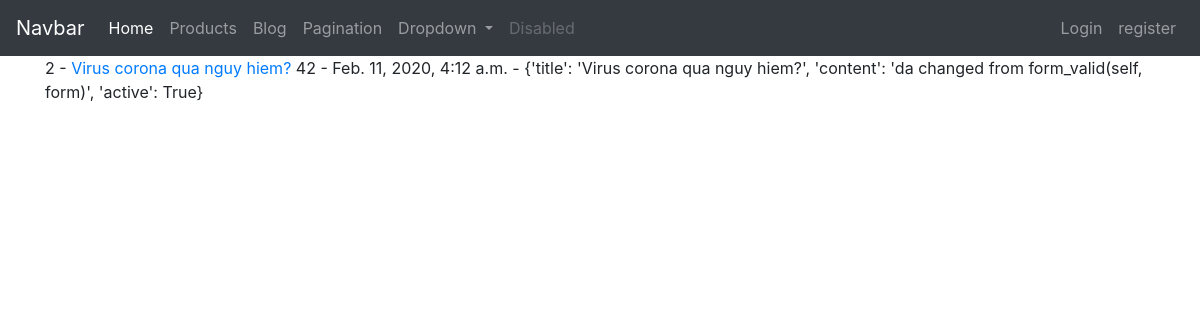
/blog/, run on an earlier commit of the app's database.
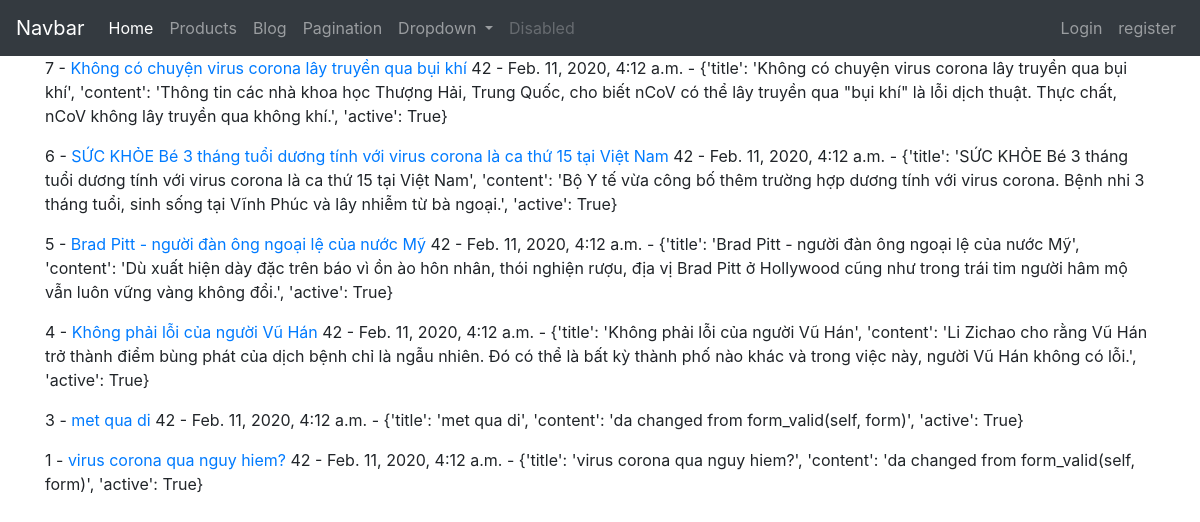
And on a later commit of the database.
### blog/models.py (models this page shows, shortened)
class Article(models.Model):
    title = models.CharField(max_length=120)
    content = models.TextField()
    active = models.BooleanField(default=True)
    slug = models.SlugField(null=False, unique=True)
    def get_absolute_url(self):
        return reverse("articles:article-detail", kwargs={"slug": self.slug})
    def all_attrs(self):
        return {
            'title': self.title,
            'content': self.content,
            'active': self.active
        }

### blog/views.py (the view)
# urls.py: path('', ArticleListView.as_view(), name='article-list'),
class ArticleListView(ListView):
    template_name = 'articles/article_list.html'
    context_object_name = 'article_list'
    def get_queryset(self):
        return Article.objects.all()[::-1]
    def get_context_data(self, **kwargs):
        context = super().get_context_data(**kwargs)
        context['today'] = timezone.now()
        context['number'] = random.randrange(1, 100)
        return context

### blog/templates/articles/article_list.html (shortened to what this page needs)
{% extends 'base.html' %}
{% block content %}
  <div class="container">
    {% for article in article_list %}
         <p>{{ article.id }} - <a href='{{ article.get_absolute_url }}'>{{ article.title }}</a> {{ number }} - {{ today }} - {{ article.all_attrs}} </p>
    {% endfor %}
  </div>
{% endblock %}

### templates/base.html (shortened to what this page needs)
<!doctype html>
<html>
<head>
</head>
<body>
    {% include 'navbar.html' %}
    {% block content %}{% endblock %}
    </body>
</html>

### templates/navbar.html (shortened to what this page needs)
{% load bootstrap4 %}
{% bootstrap_css %}
<nav class="navbar navbar-expand-lg navbar-dark bg-dark">
  <a class="navbar-brand" href="#">Navbar</a>
  <div class="collapse navbar-collapse" id="navbarSupportedContent">
    <ul class="navbar-nav mr-auto">
      <li class="nav-item active">
        <a class="nav-link" href="/">Home <span class="sr-only">(current)</span></a>
      </li>
      <li class="nav-item">
        <a class="nav-link" href="{% url 'products:product-list' %}">Products</a>
      </li>
      <li class="nav-item">
        <a class="nav-link" href="{% url 'articles:article-list' %}">Blog</a>
      </li>
      <li class="nav-item">
        <a class="nav-link" href="{% url 'articles:pagination-list' %}">Pagination</a>
      </li>
      <li class="nav-item dropdown">
        <a class="nav-link dropdown-toggle" href="#" id="navbarDropdown" role="button" data-toggle="dropdown"
          aria-haspopup="true" aria-expanded="false">
          Dropdown
        </a>
      </li>
      <li class="nav-item">
        <a class="nav-link disabled" href="#">Disabled</a>
      </li>
    </ul>
    <div class="navbar-nav ml-auto">
      {% if request.user.is_authenticated %}
      <p class="nav-item nav-link">{{request.user.username}}</p>
      <a class="nav-item nav-link" href="{% url 'accounts:logout' %}">Logout</a>
      {% else %}
      <a class="nav-item nav-link" href="{% url 'accounts:login' %}">Login</a>
      <a class="nav-item nav-link" href="{% url 'accounts:register' %}">register</a>
      {% endif %}
    </div>
  </div>
</nav>

What changed in the data, as far as the page shows it:
removed Article: id "2", title "Virus corona qua nguy hiem?", number "42", today "Feb. 11, 2020, 4:12 a.m.", all_attrs "{'title': 'Virus corona qua nguy hiem?', 'content': 'da changed from form_valid(self, form)', 'active': True}"
added Article: id "7", title "Không có chuyện virus corona lây truyền qua bụi khí", number "42", today "Feb. 11, 2020, 4:12 a.m.", all_attrs "{'title': 'Không có chuyện virus corona lây truyền qua bụi khí', 'content': 'Thông tin các nhà khoa học Thượng Hải, Trung Quốc, cho biết nCoV có thể lây truyền qua \"bụi khí\" là lỗi dịch thuật. Thực chất, nCoV không lây truyền qua không khí.', 'active': True}"
added Article: id "6", title "SỨC KHỎE Bé 3 tháng tuổi dương tính với virus corona là ca thứ 15 tại Việt Nam", number "42", today "Feb. 11, 2020, 4:12 a.m.", all_attrs "{'title': 'SỨC KHỎE Bé 3 tháng tuổi dương tính với virus corona là ca thứ 15 tại Việt Nam', 'content': 'Bộ Y tế vừa công bố thêm trường hợp dương tính với virus corona. Bệnh nhi 3 tháng tuổi, sinh sống tại Vĩnh Phúc và lây nhiễm từ bà ngoại.', 'active': True}"
added Article: id "5", title "Brad Pitt - người đàn ông ngoại lệ của nước Mỹ", number "42", today "Feb. 11, 2020, 4:12 a.m.", all_attrs "{'title': 'Brad Pitt - người đàn ông ngoại lệ của nước Mỹ', 'content': 'Dù xuất hiện dày đặc trên báo vì ồn ào hôn nhân, thói nghiện rượu, địa vị Brad Pitt ở Hollywood cũng như trong trái tim người hâm mộ vẫn luôn vững vàng không đổi.', 'active': True}"
added Article: id "4", title "Không phải lỗi của người Vũ Hán", number "42", today "Feb. 11, 2020, 4:12 a.m.", all_attrs "{'title': 'Không phải lỗi của người Vũ Hán', 'content': 'Li Zichao cho rằng Vũ Hán trở thành điểm bùng phát của dịch bệnh chỉ là ngẫu nhiên. Đó có thể là bất kỳ thành phố nào khác và trong việc này, người Vũ Hán không có lỗi.', 'active': True}"
added Article: id "3", title "met qua di", number "42", today "Feb. 11, 2020, 4:12 a.m.", all_attrs "{'title': 'met qua di', 'content': 'da changed from form_valid(self, form)', 'active': True}"
added Article: id "1", title "virus corona qua nguy hiem?", number "42", today "Feb. 11, 2020, 4:12 a.m.", all_attrs "{'title': 'virus corona qua nguy hiem?', 'content': 'da changed from form_valid(self, form)', 'active': True}"
